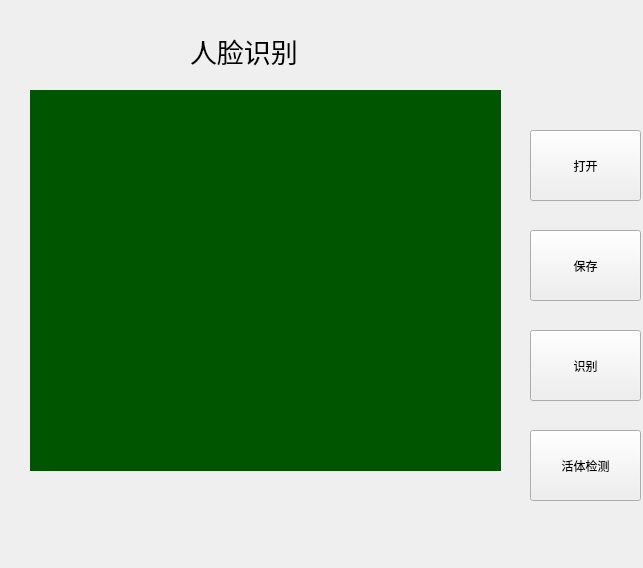
<?xml version="1.0" encoding="UTF-8"?>
<ui version="4.0">
 <class>Form</class>
 <widget class="QWidget" name="Form">
  <property name="geometry">
   <rect>
    <x>0</x>
    <y>0</y>
    <width>643</width>
    <height>568</height>
   </rect>
  </property>
  <property name="windowTitle">
   <string>Form</string>
  </property>
  <widget class="QPushButton" name="openButton">
   <property name="geometry">
    <rect>
     <x>530</x>
     <y>130</y>
     <width>111</width>
     <height>71</height>
    </rect>
   </property>
   <property name="text">
    <string>打开</string>
   </property>
  </widget>
  <widget class="QPushButton" name="saveButton">
   <property name="geometry">
    <rect>
     <x>530</x>
     <y>230</y>
     <width>111</width>
     <height>71</height>
    </rect>
   </property>
   <property name="text">
    <string>保存</string>
   </property>
  </widget>
  <widget class="QPushButton" name="recogButton">
   <property name="geometry">
    <rect>
     <x>530</x>
     <y>330</y>
     <width>111</width>
     <height>71</height>
    </rect>
   </property>
   <property name="text">
    <string>识别</string>
   </property>
  </widget>
  <widget class="QLabel" name="cam">
   <property name="geometry">
    <rect>
     <x>30</x>
     <y>90</y>
     <width>471</width>
     <height>381</height>
    </rect>
   </property>
   <property name="styleSheet">
    <string notr="true">background-color: rgb(0, 85, 0);</string>
   </property>
   <property name="text">
    <string/>
   </property>
  </widget>
  <widget class="QLabel" name="label">
   <property name="geometry">
    <rect>
     <x>190</x>
     <y>30</y>
     <width>321</width>
     <height>41</height>
    </rect>
   </property>
   <property name="font">
    <font>
     <pointsize>20</pointsize>
    </font>
   </property>
   <property name="text">
    <string>人脸识别</string>
   </property>
  </widget>
  <widget class="QPushButton" name="persionButton">
   <property name="geometry">
    <rect>
     <x>530</x>
     <y>430</y>
     <width>111</width>
     <height>71</height>
    </rect>
   </property>
   <property name="text">
    <string>活体检测</string>
   </property>
  </widget>
 </widget>
 <resources/>
 <connections/>
</ui>
